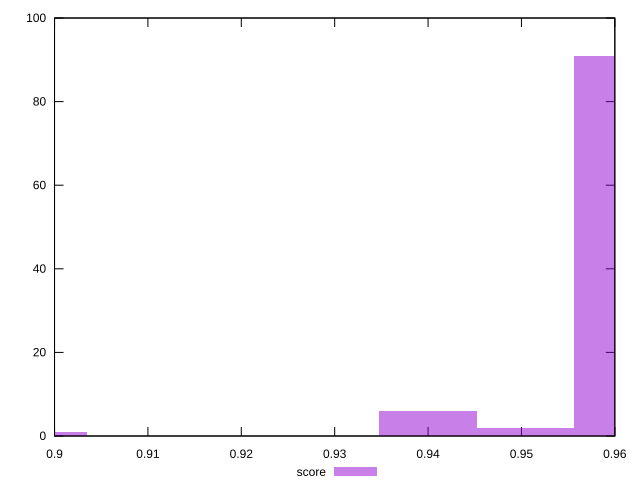

The gnuplot source for this figure:
reset

$score <<EOF
0.8982319331222195 1
0.9608992772935371 91
0.9504547199316509 2
0.9400101625697646 6
EOF

set key outside below
set boxwidth 0.010444557361886273
set xrange [0.9:0.96]
set yrange [0:100]
set trange [0:100]
set style fill transparent solid 0.5 noborder
set terminal svg size 640, 490 enhanced background rgb 'white'
set output "report_00023_2021-02-20T12:14:57.249Z/first-meaningful-paint/samples/pages+cached+noadtech+nomedia/score/histogram.svg"

plot $score title "score" with boxes

reset
